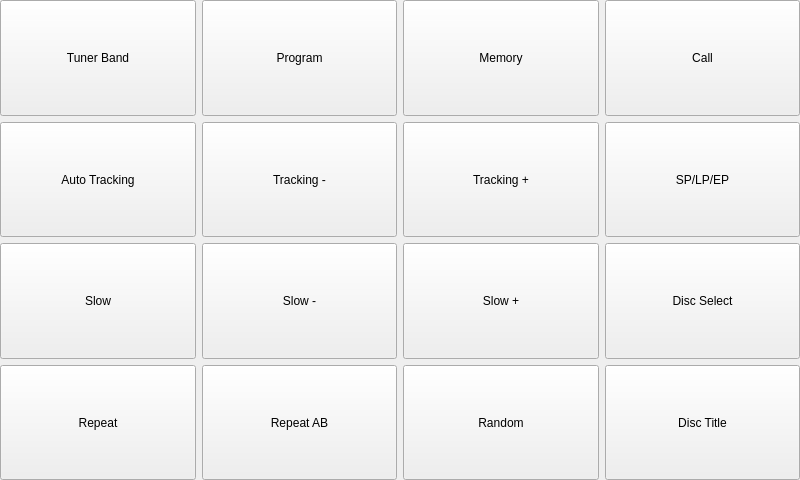
<?xml version="1.0" encoding="UTF-8"?>
<ui version="4.0">
 <class>PIRMedia2Form</class>
 <widget class="QWidget" name="PIRMedia2Form">
  <property name="geometry">
   <rect>
    <x>0</x>
    <y>0</y>
    <width>800</width>
    <height>480</height>
   </rect>
  </property>
  <property name="windowTitle">
   <string>Form</string>
  </property>
  <layout class="QGridLayout" name="gridLayout">
   <property name="margin">
    <number>0</number>
   </property>
   <item row="0" column="0">
    <widget class="QPushButton" name="tunerBandButton">
     <property name="sizePolicy">
      <sizepolicy hsizetype="Expanding" vsizetype="Expanding">
       <horstretch>0</horstretch>
       <verstretch>0</verstretch>
      </sizepolicy>
     </property>
     <property name="text">
      <string>Tuner Band</string>
     </property>
    </widget>
   </item>
   <item row="1" column="0">
    <widget class="QPushButton" name="autoTrackingButton">
     <property name="sizePolicy">
      <sizepolicy hsizetype="Expanding" vsizetype="Expanding">
       <horstretch>0</horstretch>
       <verstretch>0</verstretch>
      </sizepolicy>
     </property>
     <property name="text">
      <string>Auto Tracking</string>
     </property>
    </widget>
   </item>
   <item row="0" column="1">
    <widget class="QPushButton" name="programButton">
     <property name="sizePolicy">
      <sizepolicy hsizetype="Expanding" vsizetype="Expanding">
       <horstretch>0</horstretch>
       <verstretch>0</verstretch>
      </sizepolicy>
     </property>
     <property name="text">
      <string>Program</string>
     </property>
    </widget>
   </item>
   <item row="1" column="1">
    <widget class="QPushButton" name="trackingMinusButton">
     <property name="sizePolicy">
      <sizepolicy hsizetype="Expanding" vsizetype="Expanding">
       <horstretch>0</horstretch>
       <verstretch>0</verstretch>
      </sizepolicy>
     </property>
     <property name="text">
      <string>Tracking -</string>
     </property>
    </widget>
   </item>
   <item row="0" column="2">
    <widget class="QPushButton" name="memoryButton">
     <property name="sizePolicy">
      <sizepolicy hsizetype="Expanding" vsizetype="Expanding">
       <horstretch>0</horstretch>
       <verstretch>0</verstretch>
      </sizepolicy>
     </property>
     <property name="text">
      <string>Memory</string>
     </property>
    </widget>
   </item>
   <item row="1" column="2">
    <widget class="QPushButton" name="trackingPlusButton">
     <property name="sizePolicy">
      <sizepolicy hsizetype="Expanding" vsizetype="Expanding">
       <horstretch>0</horstretch>
       <verstretch>0</verstretch>
      </sizepolicy>
     </property>
     <property name="text">
      <string>Tracking +</string>
     </property>
    </widget>
   </item>
   <item row="0" column="3">
    <widget class="QPushButton" name="callButton">
     <property name="sizePolicy">
      <sizepolicy hsizetype="Expanding" vsizetype="Expanding">
       <horstretch>0</horstretch>
       <verstretch>0</verstretch>
      </sizepolicy>
     </property>
     <property name="text">
      <string>Call</string>
     </property>
    </widget>
   </item>
   <item row="1" column="3">
    <widget class="QPushButton" name="vhsSpeedButton">
     <property name="sizePolicy">
      <sizepolicy hsizetype="Expanding" vsizetype="Expanding">
       <horstretch>0</horstretch>
       <verstretch>0</verstretch>
      </sizepolicy>
     </property>
     <property name="text">
      <string>SP/LP/EP</string>
     </property>
    </widget>
   </item>
   <item row="2" column="3">
    <widget class="QPushButton" name="discSelectButton">
     <property name="sizePolicy">
      <sizepolicy hsizetype="Expanding" vsizetype="Expanding">
       <horstretch>0</horstretch>
       <verstretch>0</verstretch>
      </sizepolicy>
     </property>
     <property name="text">
      <string>Disc Select</string>
     </property>
    </widget>
   </item>
   <item row="2" column="0">
    <widget class="QPushButton" name="slowButton">
     <property name="sizePolicy">
      <sizepolicy hsizetype="Expanding" vsizetype="Expanding">
       <horstretch>0</horstretch>
       <verstretch>0</verstretch>
      </sizepolicy>
     </property>
     <property name="text">
      <string>Slow</string>
     </property>
    </widget>
   </item>
   <item row="3" column="0">
    <widget class="QPushButton" name="repeatButton">
     <property name="sizePolicy">
      <sizepolicy hsizetype="Expanding" vsizetype="Expanding">
       <horstretch>0</horstretch>
       <verstretch>0</verstretch>
      </sizepolicy>
     </property>
     <property name="text">
      <string>Repeat</string>
     </property>
    </widget>
   </item>
   <item row="2" column="1">
    <widget class="QPushButton" name="slowMinusButton">
     <property name="sizePolicy">
      <sizepolicy hsizetype="Expanding" vsizetype="Expanding">
       <horstretch>0</horstretch>
       <verstretch>0</verstretch>
      </sizepolicy>
     </property>
     <property name="text">
      <string>Slow -</string>
     </property>
    </widget>
   </item>
   <item row="3" column="1">
    <widget class="QPushButton" name="repeatABButton">
     <property name="sizePolicy">
      <sizepolicy hsizetype="Expanding" vsizetype="Expanding">
       <horstretch>0</horstretch>
       <verstretch>0</verstretch>
      </sizepolicy>
     </property>
     <property name="text">
      <string>Repeat AB</string>
     </property>
    </widget>
   </item>
   <item row="2" column="2">
    <widget class="QPushButton" name="slowPlusButton">
     <property name="sizePolicy">
      <sizepolicy hsizetype="Expanding" vsizetype="Expanding">
       <horstretch>0</horstretch>
       <verstretch>0</verstretch>
      </sizepolicy>
     </property>
     <property name="text">
      <string>Slow +</string>
     </property>
    </widget>
   </item>
   <item row="3" column="2">
    <widget class="QPushButton" name="randomButton">
     <property name="sizePolicy">
      <sizepolicy hsizetype="Expanding" vsizetype="Expanding">
       <horstretch>0</horstretch>
       <verstretch>0</verstretch>
      </sizepolicy>
     </property>
     <property name="text">
      <string>Random</string>
     </property>
    </widget>
   </item>
   <item row="3" column="3">
    <widget class="QPushButton" name="discTitleButton">
     <property name="sizePolicy">
      <sizepolicy hsizetype="Expanding" vsizetype="Expanding">
       <horstretch>0</horstretch>
       <verstretch>0</verstretch>
      </sizepolicy>
     </property>
     <property name="text">
      <string>Disc Title</string>
     </property>
    </widget>
   </item>
  </layout>
 </widget>
 <resources/>
 <connections>
  <connection>
   <sender>PIRMedia2Form</sender>
   <signal>tunerBandEnabled(bool)</signal>
   <receiver>tunerBandButton</receiver>
   <slot>setEnabled(bool)</slot>
   <hints>
    <hint type="sourcelabel">
     <x>399</x>
     <y>239</y>
    </hint>
    <hint type="destinationlabel">
     <x>102</x>
     <y>64</y>
    </hint>
   </hints>
  </connection>
  <connection>
   <sender>PIRMedia2Form</sender>
   <signal>programEnabled(bool)</signal>
   <receiver>programButton</receiver>
   <slot>setEnabled(bool)</slot>
   <hints>
    <hint type="sourcelabel">
     <x>399</x>
     <y>239</y>
    </hint>
    <hint type="destinationlabel">
     <x>300</x>
     <y>64</y>
    </hint>
   </hints>
  </connection>
  <connection>
   <sender>PIRMedia2Form</sender>
   <signal>memoryEnabled(bool)</signal>
   <receiver>memoryButton</receiver>
   <slot>setEnabled(bool)</slot>
   <hints>
    <hint type="sourcelabel">
     <x>399</x>
     <y>239</y>
    </hint>
    <hint type="destinationlabel">
     <x>499</x>
     <y>64</y>
    </hint>
   </hints>
  </connection>
  <connection>
   <sender>PIRMedia2Form</sender>
   <signal>callEnabled(bool)</signal>
   <receiver>callButton</receiver>
   <slot>setEnabled(bool)</slot>
   <hints>
    <hint type="sourcelabel">
     <x>399</x>
     <y>239</y>
    </hint>
    <hint type="destinationlabel">
     <x>697</x>
     <y>64</y>
    </hint>
   </hints>
  </connection>
  <connection>
   <sender>PIRMedia2Form</sender>
   <signal>autoTrackingEnabled(bool)</signal>
   <receiver>autoTrackingButton</receiver>
   <slot>setEnabled(bool)</slot>
   <hints>
    <hint type="sourcelabel">
     <x>399</x>
     <y>239</y>
    </hint>
    <hint type="destinationlabel">
     <x>102</x>
     <y>182</y>
    </hint>
   </hints>
  </connection>
  <connection>
   <sender>PIRMedia2Form</sender>
   <signal>trackingMinusEnabled(bool)</signal>
   <receiver>trackingMinusButton</receiver>
   <slot>setEnabled(bool)</slot>
   <hints>
    <hint type="sourcelabel">
     <x>399</x>
     <y>239</y>
    </hint>
    <hint type="destinationlabel">
     <x>300</x>
     <y>182</y>
    </hint>
   </hints>
  </connection>
  <connection>
   <sender>PIRMedia2Form</sender>
   <signal>trackingPlusEnabled(bool)</signal>
   <receiver>trackingPlusButton</receiver>
   <slot>setEnabled(bool)</slot>
   <hints>
    <hint type="sourcelabel">
     <x>399</x>
     <y>239</y>
    </hint>
    <hint type="destinationlabel">
     <x>499</x>
     <y>182</y>
    </hint>
   </hints>
  </connection>
  <connection>
   <sender>PIRMedia2Form</sender>
   <signal>vhsSpeedEnabled(bool)</signal>
   <receiver>vhsSpeedButton</receiver>
   <slot>setEnabled(bool)</slot>
   <hints>
    <hint type="sourcelabel">
     <x>399</x>
     <y>239</y>
    </hint>
    <hint type="destinationlabel">
     <x>697</x>
     <y>182</y>
    </hint>
   </hints>
  </connection>
  <connection>
   <sender>PIRMedia2Form</sender>
   <signal>slowEnabled(bool)</signal>
   <receiver>slowButton</receiver>
   <slot>setEnabled(bool)</slot>
   <hints>
    <hint type="sourcelabel">
     <x>399</x>
     <y>239</y>
    </hint>
    <hint type="destinationlabel">
     <x>102</x>
     <y>301</y>
    </hint>
   </hints>
  </connection>
  <connection>
   <sender>PIRMedia2Form</sender>
   <signal>slowMinusEnabled(bool)</signal>
   <receiver>slowMinusButton</receiver>
   <slot>setEnabled(bool)</slot>
   <hints>
    <hint type="sourcelabel">
     <x>399</x>
     <y>239</y>
    </hint>
    <hint type="destinationlabel">
     <x>300</x>
     <y>301</y>
    </hint>
   </hints>
  </connection>
  <connection>
   <sender>PIRMedia2Form</sender>
   <signal>slowPlusEnabled(bool)</signal>
   <receiver>slowPlusButton</receiver>
   <slot>setEnabled(bool)</slot>
   <hints>
    <hint type="sourcelabel">
     <x>399</x>
     <y>239</y>
    </hint>
    <hint type="destinationlabel">
     <x>499</x>
     <y>301</y>
    </hint>
   </hints>
  </connection>
  <connection>
   <sender>PIRMedia2Form</sender>
   <signal>nextDiscEnabled(bool)</signal>
   <receiver>discSelectButton</receiver>
   <slot>setEnabled(bool)</slot>
   <hints>
    <hint type="sourcelabel">
     <x>399</x>
     <y>239</y>
    </hint>
    <hint type="destinationlabel">
     <x>697</x>
     <y>301</y>
    </hint>
   </hints>
  </connection>
  <connection>
   <sender>PIRMedia2Form</sender>
   <signal>repeatEnabled(bool)</signal>
   <receiver>repeatButton</receiver>
   <slot>setEnabled(bool)</slot>
   <hints>
    <hint type="sourcelabel">
     <x>399</x>
     <y>239</y>
    </hint>
    <hint type="destinationlabel">
     <x>102</x>
     <y>419</y>
    </hint>
   </hints>
  </connection>
  <connection>
   <sender>PIRMedia2Form</sender>
   <signal>repeatABEnabled(bool)</signal>
   <receiver>repeatABButton</receiver>
   <slot>setEnabled(bool)</slot>
   <hints>
    <hint type="sourcelabel">
     <x>399</x>
     <y>239</y>
    </hint>
    <hint type="destinationlabel">
     <x>300</x>
     <y>419</y>
    </hint>
   </hints>
  </connection>
  <connection>
   <sender>PIRMedia2Form</sender>
   <signal>randomEnabled(bool)</signal>
   <receiver>randomButton</receiver>
   <slot>setEnabled(bool)</slot>
   <hints>
    <hint type="sourcelabel">
     <x>399</x>
     <y>239</y>
    </hint>
    <hint type="destinationlabel">
     <x>499</x>
     <y>419</y>
    </hint>
   </hints>
  </connection>
  <connection>
   <sender>PIRMedia2Form</sender>
   <signal>discTitleEnabled(bool)</signal>
   <receiver>discTitleButton</receiver>
   <slot>setEnabled(bool)</slot>
   <hints>
    <hint type="sourcelabel">
     <x>399</x>
     <y>239</y>
    </hint>
    <hint type="destinationlabel">
     <x>697</x>
     <y>419</y>
    </hint>
   </hints>
  </connection>
 </connections>
 <slots>
  <signal>tunerBandEnabled(bool)</signal>
  <signal>programEnabled(bool)</signal>
  <signal>memoryEnabled(bool)</signal>
  <signal>callEnabled(bool)</signal>
  <signal>autoTrackingEnabled(bool)</signal>
  <signal>trackingMinusEnabled(bool)</signal>
  <signal>trackingPlusEnabled(bool)</signal>
  <signal>vhsSpeedEnabled(bool)</signal>
  <signal>slowEnabled(bool)</signal>
  <signal>slowMinusEnabled(bool)</signal>
  <signal>slowPlusEnabled(bool)</signal>
  <signal>nextDiscEnabled(bool)</signal>
  <signal>repeatEnabled(bool)</signal>
  <signal>repeatABEnabled(bool)</signal>
  <signal>randomEnabled(bool)</signal>
  <signal>discTitleEnabled(bool)</signal>
 </slots>
</ui>
